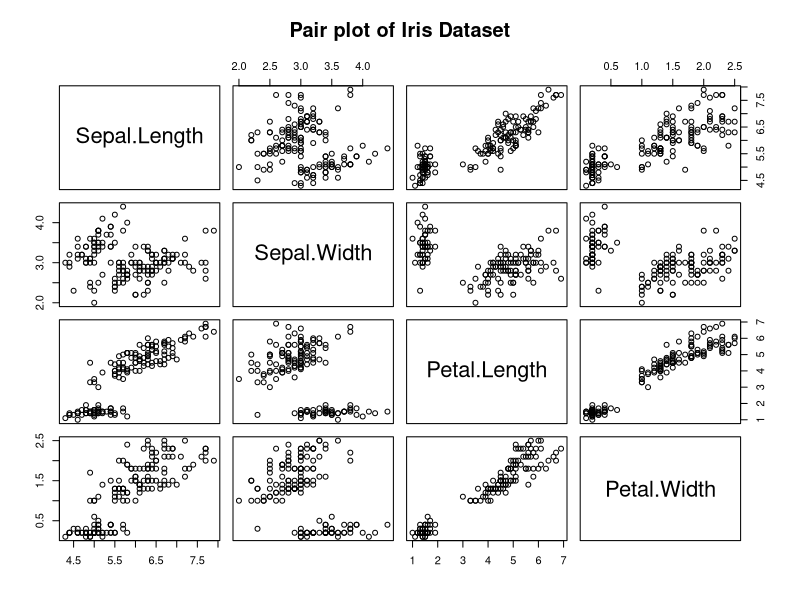
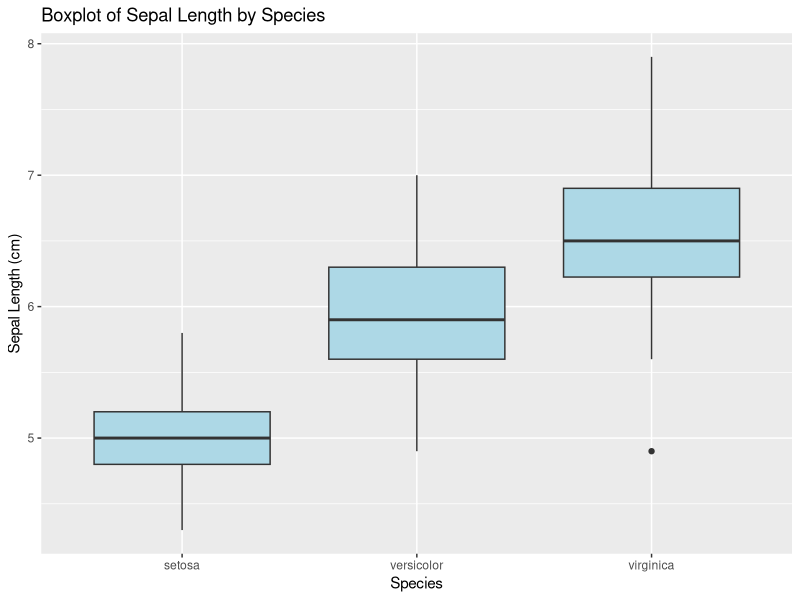
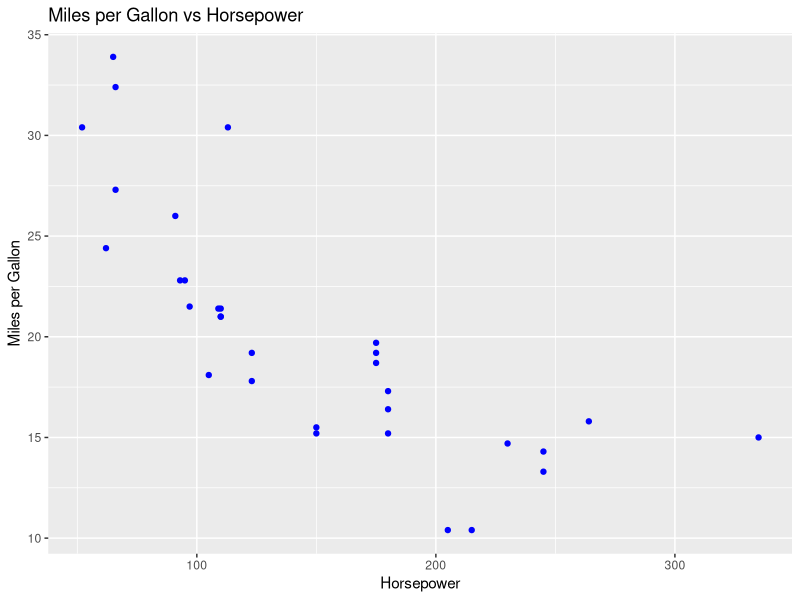
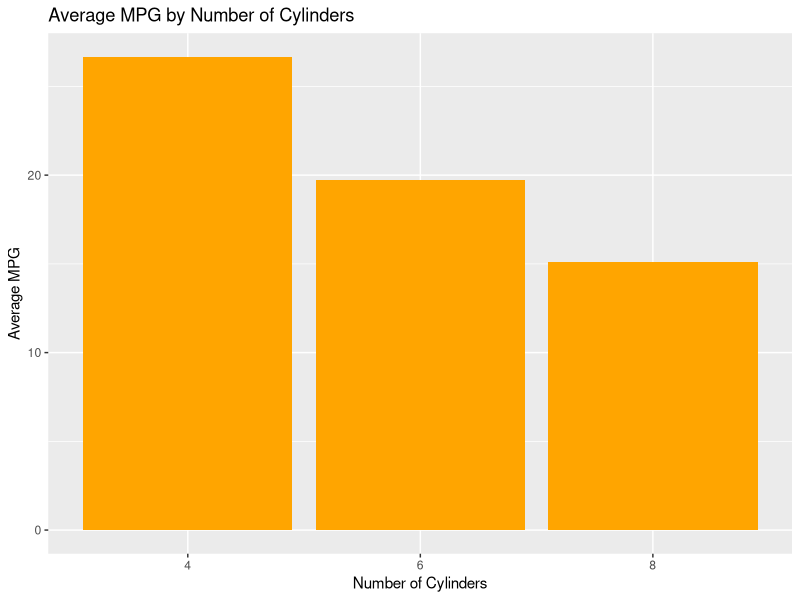

Source code (R) for these figures, in order:
# Import libraries
library(ggplot2)
library(dplyr)

# Load data sets
data(iris)
data(mtcars)

# View data
head(iris)
head(mtcars)

# Structure of the Iris dataset
str(iris)

# Summary of the Iris dataset
summary(iris)

# Pair plot of the Iris dataset
pairs(iris[, 1:4], main = "Pair plot of Iris Dataset")

# Boxplot of Sepal Length by Species
ggplot(iris, aes(x = Species, y = Sepal.Length)) + 
geom_boxplot(fill = "lightblue") +
ggtitle("Boxplot of Sepal Length by Species") +
xlab("Species") +
ylab("Sepal Length (cm)")

# Structure of the Mtcars dataset
str(mtcars)

# Summary of the Mtcars dataset
summary(mtcars)

# Scatter plot of mpg vs hp
ggplot(mtcars, aes(x = hp, y = mpg)) +
geom_point(color = "blue") +
ggtitle("Miles per Gallon vs Horsepower") +
xlab("Horsepower") +
ylab("Miles per Gallon")

# Bar graph of average mpg by number of cylinders
mtcars %>%
group_by(cyl) %>%
summarise(average_mpg = mean(mpg)) %>%
ggplot(aes(x = as.factor(cyl), y = average_mpg)) +
geom_bar(stat = "identity", fill = "orange") +
ggtitle("Average MPG by Number of Cylinders") +
xlab("Number of Cylinders") +
ylab("Average MPG")

# ANOVA test for Sepal Length
anova_results <- aov(Sepal.Length ~ Species, data = iris)
summary(anova_results)

# Correlation test between hp and mpg
cor.test(mtcars$hp, mtcars$mpg)
